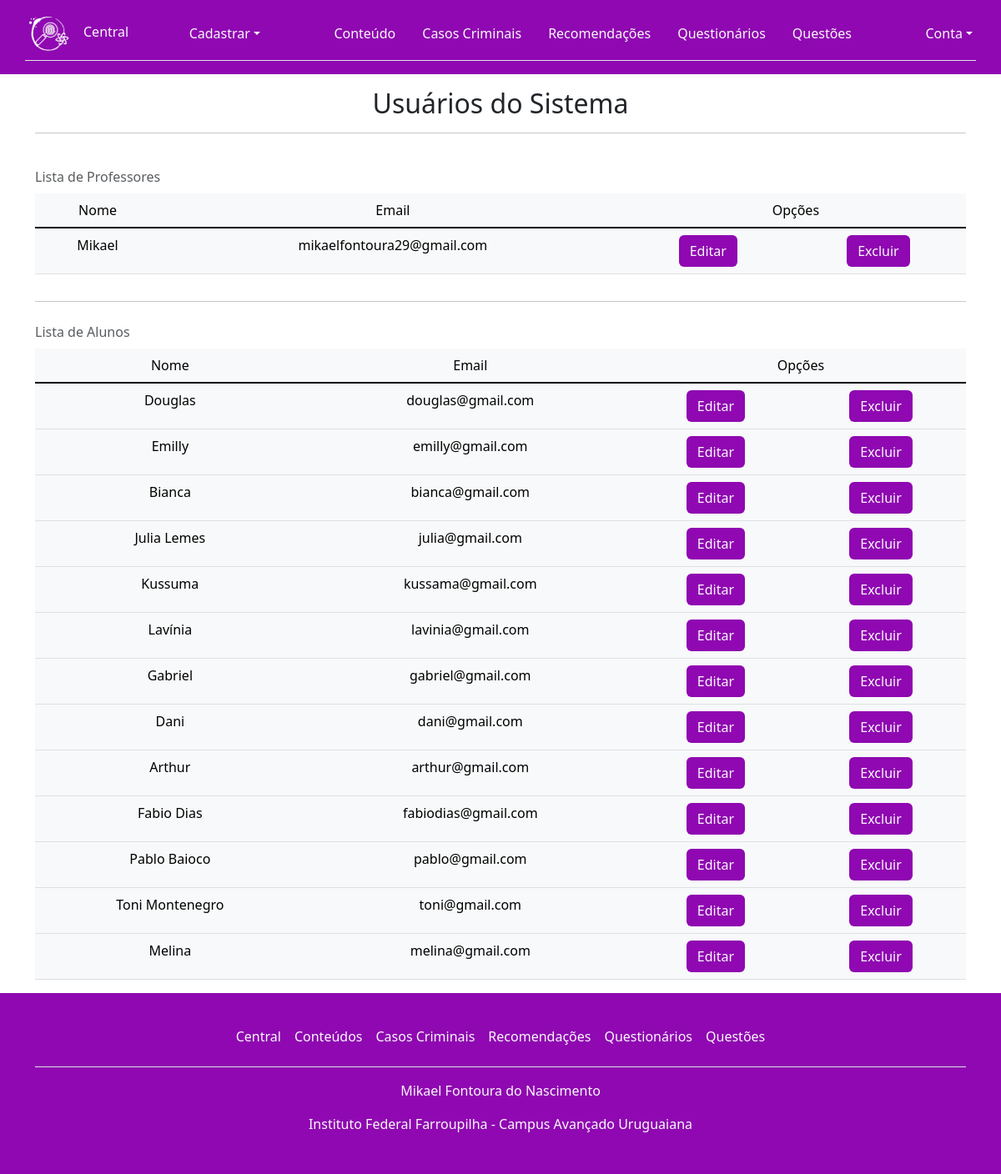
Page /list_users.php (signed in) on the committed database.
### tables this page shows
CREATE TABLE `usuario` (
  `id_usuario` int(11) NOT NULL,
  `nome` varchar(100) NOT NULL,
  `email` varchar(100) NOT NULL,
  `senha` varchar(255) NOT NULL,
  `tipo` int(11) NOT NULL
);

### list_users.php (the view, shortened to what this page needs)
<?php
include_once('controle.php');
$id_usuario = $_SESSION['id_usuario'];
$sql = "SELECT * FROM usuario WHERE id_usuario = $id_usuario";
$resultado = mysqli_query($conexao, $sql);
?>
<!DOCTYPE html>
<html lang="pt-BR">
<head>
    <link rel="stylesheet" href="https://cdnjs.cloudflare.com/ajax/libs/font-awesome/6.4.0/css/all.min.css" />
    <link rel="stylesheet" href="./assets/css/bootstrap.css">
    <link rel="stylesheet" href="./assets/css/pacote.css">
</head>
<body>
    <?php include_once('cabecalho.php'); ?>
    <main class="container">
        <div class="row">
            <div class="col">
                <div class="text-center py-3">
                    <h2>Usuários do Sistema</h2>
                    <hr>
                </div>
            </div>
        </div>
        <div class="row">
            <div class="col">
                <div class="table-responsive">
                    <table class="table table-light table-hover caption-top">
                        <caption>Lista de Professores</caption>
                        <thead class="text-center">
                            <tr>
                                <td>Nome</td>
                                <td>Email</td>
                                <td colspan="2">Opções</td>
                            </tr>
                        </thead>
                        <tbody class="table-group-divider">
                            <?php $sql = "SELECT * FROM usuario WHERE tipo = 1";
                            $result = mysqli_query($conexao, $sql);
                            $professores = mysqli_fetch_all($result, MYSQLI_ASSOC);
                            foreach ($professores as $professor) { ?>
                                <tr class="text-center">
                                    <td><?= $professor['nome']; ?></td>
                                    <td><?= $professor['email']; ?></td>
                                    <td><a href="edit_usuario.php?id_usuario=<?= $professor['id_usuario']; ?>" class="card-link btn text-light" style="background-color: var(--color-purple);">Editar</a></td>
                                    <td><button type="button" class="card-link btn text-light" style="background-color: var(--color-purple);" data-bs-toggle="modal" data-bs-target="#excluir<?= $professor['id_usuario']; ?>">Excluir</button></td>
                                </tr>
                            <?php } ?>
                        </tbody>
                    </table>
                </div>
            </div>
        </div>
        <hr>
        <div class="row">
            <div class="col">
                <div class="table-responsive">
                    <table class="table table-light table-hover caption-top">
                        <caption>Lista de Alunos</caption>
                        <thead class="text-center">
                            <tr>
                                <td>Nome</td>
                                <td>Email</td>
                                <td colspan="2">Opções</td>
                            </tr>
                        </thead>
                        <tbody class="table-group-divider">
                            <?php $sql = "SELECT * FROM usuario WHERE tipo = 0";
                            $result = mysqli_query($conexao, $sql);
                            $usuarios = mysqli_fetch_all($result, MYSQLI_ASSOC);
                            foreach ($usuarios as $usuario) { ?>
                                <tr class="text-center">
                                    <td><?= $usuario['nome']; ?></td>
                                    <td><?= $usuario['email']; ?></td>
                                    <td><a href="edit_usuario.php?id_usuario=<?= $usuario['id_usuario']; ?>" class="card-link btn text-light" style="background-color: var(--color-purple);">Editar</a></td>
                                    <td><button type="button" class="card-link btn text-light" style="background-color: var(--color-purple);" data-bs-toggle="modal" data-bs-target="#excluir<?= $usuario['id_usuario']; ?>">Excluir</button></td>
                                </tr>
                            <?php } ?>
                        </tbody>
                    </table>
                </div>
            </div>
        </div>
    </main>
    <?php include_once('rodape.php') ?>
</body>
</html>

### assets/css/pacote.css (style rules this page uses)
:root { --color-white: rgb(253, 253, 253); --color-dark: rgb(34, 34, 34); --color-purple: rgb(143, 8, 177); --color-blue-dark: rgb(26, 7, 56); --color-blue: rgb(23, 134, 134); --color-red: rgb(179, 2, 2); --color-green: rgb(12, 143, 1); }

### rows in the picture
usuario: nome "Mikael", email "mikaelfontoura29@gmail.com"
usuario: nome "Douglas", email "douglas@gmail.com"
usuario: nome "Emilly", email "emilly@gmail.com"
usuario: nome "Bianca", email "bianca@gmail.com"
usuario: nome "Julia Lemes", email "julia@gmail.com"
usuario: nome "Kussuma", email "kussama@gmail.com"
usuario: nome "Lavínia", email "lavinia@gmail.com"
usuario: nome "Gabriel", email "gabriel@gmail.com"
usuario: nome "Dani", email "dani@gmail.com"
usuario: nome "Arthur", email "arthur@gmail.com"
usuario: nome "Fabio Dias", email "fabiodias@gmail.com"
usuario: nome "Pablo Baioco", email "pablo@gmail.com"
usuario: nome "Toni Montenegro", email "toni@gmail.com"
usuario: nome "Melina", email "melina@gmail.com"
